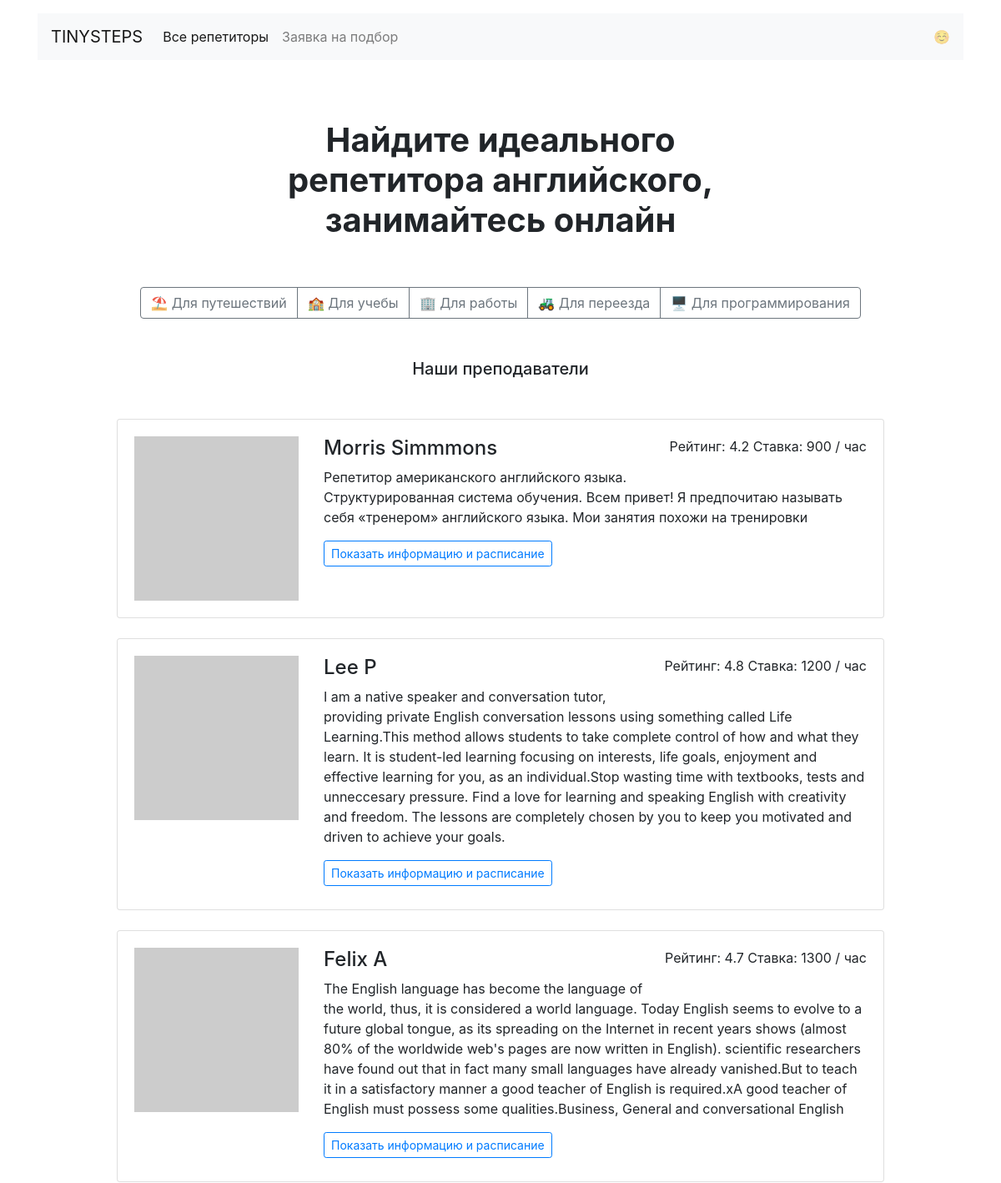
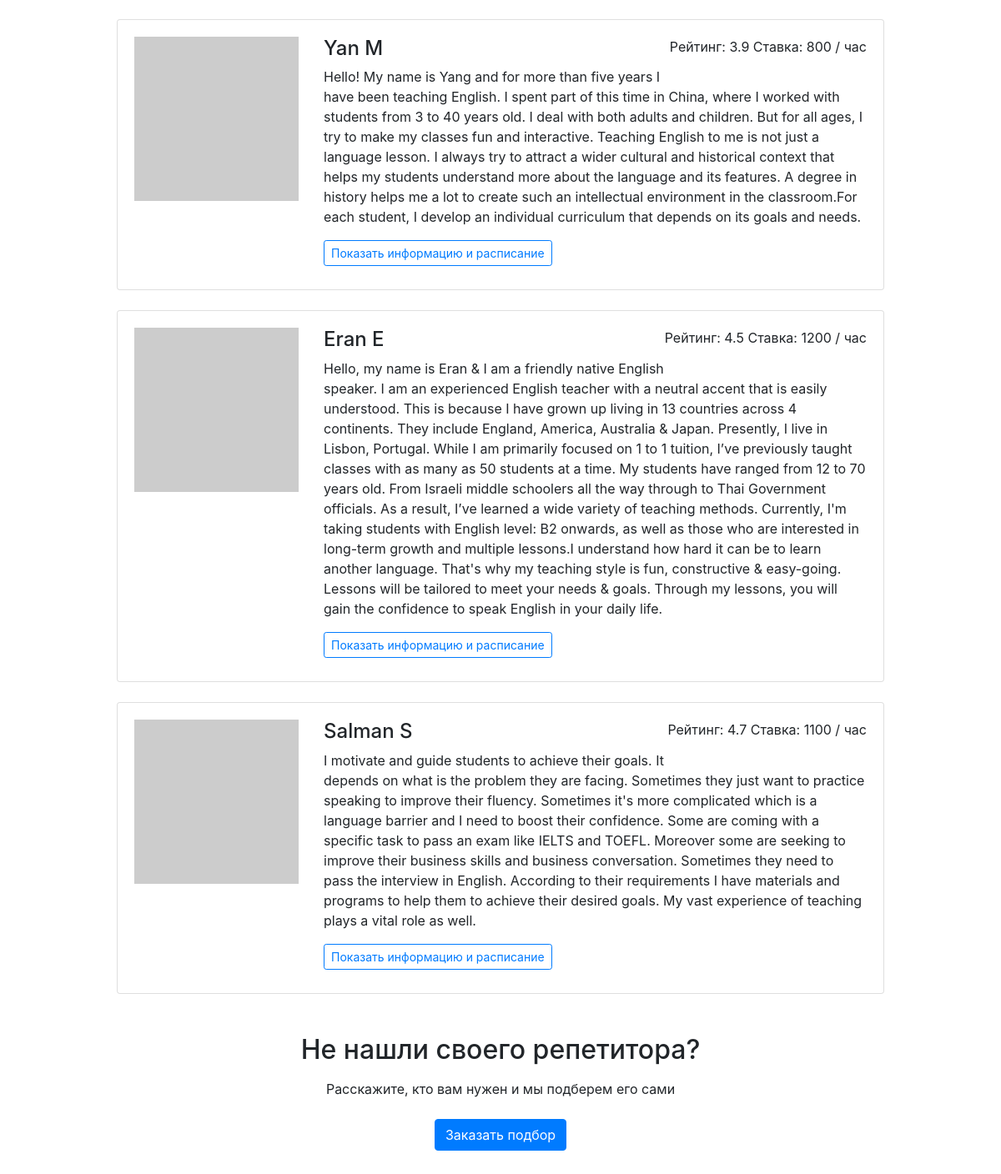
The page / on the database its author committed (2 pictures, top to bottom).
### app.py (models this page shows)
class Goal(db.Model):
    __tablename__ = "goals"
    id = db.Column(db.Integer, primary_key=True)
    link = db.Column(db.String)
    goal = db.Column(db.String)
    pic = db.Column(db.String)
    teachers = db.relationship("Teacher", secondary=teachers_goals, back_populates="goals")

class Teacher(db.Model):
    __tablename__ = "teachers"
    id = db.Column(db.Integer, primary_key=True)
    name = db.Column(db.String, nullable=False)
    about = db.Column(db.String, nullable=False)
    rating = db.Column(db.Float, nullable=False)
    picture = db.Column(db.String, nullable=False)
    price = db.Column(db.Integer, nullable=False)
    goals = db.relationship("Goal", secondary=teachers_goals, back_populates="teachers")
    free = db.Column(db.String, nullable=False)

### app.py (the view)
@app.route('/')
def main():
    teachers = db.session.query(Teacher).all()
    goals = db.session.query(Goal).all()
    random_teachers_ids = set()
    while len(random_teachers_ids) < 6:
        random_teachers_ids.add(random.randint(0, len(teachers)-1))
    sorted_list = []
    for i in random_teachers_ids:
        sorted_list.append(teachers[i])
    return render_template('index.html', teachers=sorted_list, goals=goals)

### templates/index.html
{% extends "base.html" %}
{% block container %}
  <main class="container mt-3 mb-5">
    <section>
    <h1 class="h1 text-center mx-auto mt-4 py-5"><strong>Найдите идеального <br>репетитора английского, <br>занимайтесь онлайн</strong></h1>
    <div class="text-center mb-5">
      <div class="btn-group mx-auto mb-0" role="group" aria-label="Basic example">
       {% for goal in goals %}
        <a href="/goals/{{goal.link}}/" class="btn btn-outline-secondary">{{goal.pic}} {{goal.goal}}</a>
        {% endfor %}
      </div>
    </div>
    <h2 class="h5 text-center mb-5">Наши преподаватели</h2>
    <div class="row">
      <div class="col-12 col-lg-10 offset-lg-1 m-auto">
        {% for teacher in teachers %}
        <div class="card mb-4">
          <div class="card-body">
            <div class="row">
              <div class="col-3"><img src="{{teacher.picture}}" class="img-fluid" alt=""></div>
              <div class="col-9">
                <p class="float-right">Рейтинг: {{teacher.rating}} Ставка: {{teacher.price}} / час</p>
                <h2 class="h4">{{teacher.name}}</h2>
                <p>{{teacher.about}}</p>
                <a href="/profiles/{{teacher.id}}" class="btn btn-outline-primary btn-sm mr-3 mb-2">Показать информацию и расписание</a>
              </div>
            </div>
          </div>
        </div>
        {% endfor %}
    <h2 class="text-center mt-5 mb-3">Не нашли своего репетитора?</h2>
    <p class="text-center mb-4">Расскажите, кто вам нужен и мы подберем его сами</p>
    <div class="text-center pb-5">
        <a href="/request/" class="btn btn-primary">Заказать подбор</a>
    </div>
        {% endblock %}

### templates/base.html (shortened to what this page needs)
<!DOCTYPE html>
<html lang="ru">
<head>
  <link rel="stylesheet" href="https://stackpath.bootstrapcdn.com/bootstrap/4.3.1/css/bootstrap.min.css">
</head>
<body>
  <header class="container mt-3">
    <nav class="navbar navbar-expand-lg navbar-light bg-light">
      <a class="navbar-brand" href="/">TINYSTEPS</a>
      <div class="collapse navbar-collapse" id="navbarNav">
        {% if request.path == "/request/" %}
        {% set class1 = "nav-item" %}
        {% set class2 = "nav-item active" %}
        {% else %}
        {% set class1 = "nav-item active" %}
        {% set class2 = "nav-item" %}
        {% endif %}
        <ul class="navbar-nav">
          <li class="{{class1}}">
            <a class="nav-link" href="/all/">Все репетиторы</a>
          </li>
          <li class="{{class2}}">
            <a class="nav-link" href="/request/">Заявка на подбор</a>
          </li>
        </ul>
      </div>
      <span class="navbar-text d-sm-none d-lg-block">
        ☺️
      </span>
    </nav>
  </header>
{% block container %} {% endblock %}
</body>
</html>

### rows shown on the page
Goal: pic "⛱", goal "Для путешествий"
Goal: pic "🏫", goal "Для учебы"
Goal: pic "🏢", goal "Для работы"
Goal: pic "🚜", goal "Для переезда"
Goal: pic "🖥", goal "Для программирования"
Teacher: rating "4.2", price "900", name "Morris Simmmons", about "Репетитор американского английского языка. Структурированная система обучения. Всем привет! Я предпочитаю называть себя «тренером» английского языка. Мои занятия похожи на тренировки"
Teacher: rating "4.8", price "1200", name "Lee P", about "I am a native speaker and conversation tutor, providing private English conversation lessons using something called Life Learning.This method allows students to take complete control of how and what they learn. It is student-led learning focusing on interests, life goals, enjoyment and effective learning for you, as an individual.Stop wasting time with textbooks, tests and unneccesary pressure. Find a love for learning and speaking English with creativity and freedom. The lessons are completely chosen by you to keep you motivated and driven to achieve your goals."
Teacher: rating "4.7", price "1300", name "Felix A", about "The English language has become the language of the world, thus, it is considered a world language. Today English seems to evolve to a future global tongue, as its spreading on the Internet in recent years shows (almost 80% of the worldwide web's pages are now written in English). scientific researchers have found out that in fact many small languages have already vanished.But to teach it in a satisfactory manner a good teacher of English is required.xA good teacher of English must possess some qualities.Business, General and conversational English"
Teacher: rating "3.9", price "800", name "Yan M", about "Hello! My name is Yang and for more than five years I have been teaching English. I spent part of this time in China, where I worked with students from 3 to 40 years old. I deal with both adults and children. But for all ages, I try to make my classes fun and interactive. Teaching English to me is not just a language lesson. I always try to attract a wider cultural and historical context that helps my students understand more about the language and its features. A degree in history helps me a lot to create such an intellectual environment in the classroom.For each student, I develop an individual curriculum that depends on its goals and needs."
Teacher: rating "4.5", price "1200", name "Eran E", about "Hello, my name is Eran & I am a friendly native English speaker. I am an experienced English teacher with a neutral accent that is easily understood. This is because I have grown up living in 13 countries across 4 continents. They include England, America, Australia & Japan. Presently, I live in Lisbon, Portugal. While I am primarily focused on 1 to 1 tuition, I’ve previously taught classes with as many as 50 students at a time. My students have ranged from 12 to 70 years old. From Israeli middle schoolers all the way through to Thai Government officials. As a result, I’ve learned a wide variety of teaching methods. Currently, I'm taking students with English level: B2 onwards, as well as…"
Teacher: rating "4.7", price "1100", name "Salman S", about "I motivate and guide students to achieve their goals. It depends on what is the problem they are facing. Sometimes they just want to practice speaking to improve their fluency. Sometimes it's more complicated which is a language barrier and I need to boost their confidence. Some are coming with a specific task to pass an exam like IELTS and TOEFL. Moreover some are seeking to improve their business skills and business conversation. Sometimes they need to pass the interview in English. According to their requirements I have materials and programs to help them to achieve their desired goals. My vast experience of teaching plays a vital role as well."
